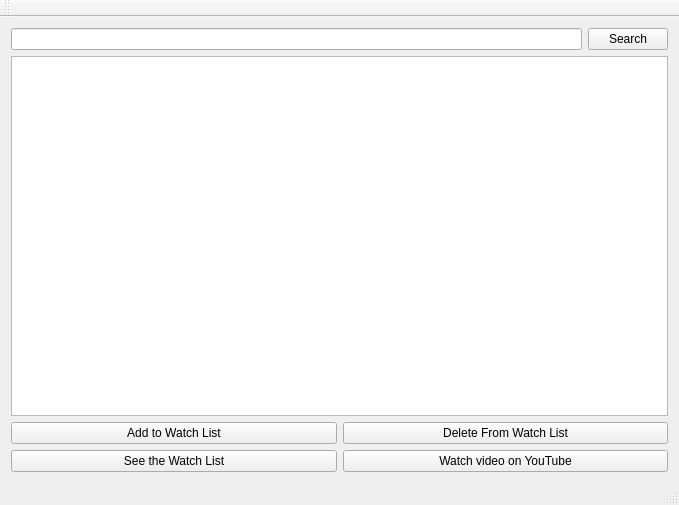
<?xml version="1.0" encoding="UTF-8"?>
<ui version="4.0">
 <class>userGUIClass</class>
 <widget class="QMainWindow" name="userGUIClass">
  <property name="geometry">
   <rect>
    <x>0</x>
    <y>0</y>
    <width>679</width>
    <height>505</height>
   </rect>
  </property>
  <property name="windowTitle">
   <string>userGUI</string>
  </property>
  <widget class="QWidget" name="centralWidget">
   <layout class="QVBoxLayout" name="verticalLayout">
    <item>
     <layout class="QHBoxLayout" name="horizontalLayout_3">
      <item>
       <widget class="QLineEdit" name="filterByPresenterLineEdit"/>
      </item>
      <item>
       <widget class="QPushButton" name="searchButton">
        <property name="text">
         <string>Search</string>
        </property>
       </widget>
      </item>
     </layout>
    </item>
    <item>
     <widget class="QListWidget" name="filteredByPresenterList"/>
    </item>
    <item>
     <layout class="QHBoxLayout" name="horizontalLayout_2">
      <item>
       <widget class="QPushButton" name="addToWatchListButton">
        <property name="text">
         <string>Add to Watch List</string>
        </property>
       </widget>
      </item>
      <item>
       <widget class="QPushButton" name="deleteFromWatchListButton">
        <property name="text">
         <string>Delete From Watch List</string>
        </property>
       </widget>
      </item>
     </layout>
    </item>
    <item>
     <layout class="QHBoxLayout" name="horizontalLayout">
      <item>
       <widget class="QPushButton" name="seeWatchListButton">
        <property name="text">
         <string>See the Watch List</string>
        </property>
       </widget>
      </item>
      <item>
       <widget class="QPushButton" name="openOnYoutubeButton">
        <property name="text">
         <string>Watch video on YouTube</string>
        </property>
       </widget>
      </item>
     </layout>
    </item>
   </layout>
  </widget>
  <widget class="QToolBar" name="mainToolBar">
   <attribute name="toolBarArea">
    <enum>TopToolBarArea</enum>
   </attribute>
   <attribute name="toolBarBreak">
    <bool>false</bool>
   </attribute>
  </widget>
  <widget class="QStatusBar" name="statusBar"/>
 </widget>
 <layoutdefault spacing="6" margin="11"/>
 <resources/>
 <connections/>
</ui>
